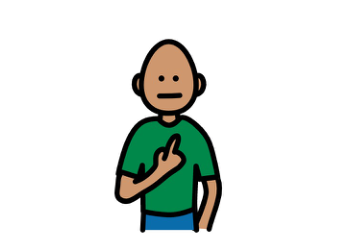
#> input picture assets/global/aac_core/I, me.png, 340 x 243 px
$ python -i generate_bingo.py   (imports and definitions only)
#> lines starting #> are read from the running program, lines starting #| are printed output that depends on the picture; after the words box and inside, x2 and y2 are one past the last pixel; in counts of white or black regions, pixels touching at a corner belong together
#!/usr/bin/env python3
"""Generate Bingo Level PDFs for Brown Bear theme.

Outputs per-level PDFs (Levels 1-5) in both color and B&W modes.
- Level 1: 3x3 grid, real photos (player + caller), FREE center
- Level 2: 3x4 grid, player icons (no text); caller icons (no text)
- Level 3: 3x4 grid, player real photos; caller icons
- Level 4: 4x4 grid, player real photos + words; caller icons
- Level 5: 4x4 grid, text-only (player + caller)

Each level PDF contains 8 unique cards + 1 calling cards page.

Output:
  samples/brown_bear/bingo/brown_bear_bingo_level{N}_{mode}.pdf
Also copies to review_pdfs/ for convenience.
"""

from __future__ import annotations

import io
import random
import shutil
from dataclasses import dataclass
from pathlib import Path

from PIL import Image, ImageChops, ImageDraw, ImageFont, ImageOps
from reportlab.lib.pagesizes import letter
from reportlab.lib.utils import ImageReader
from reportlab.pdfgen import canvas

from utils.sws_design import apply_small_wins_frame


# [1 line that did not run here, left out]
DPI = 300


_FONT_COMIC = "C:/Windows/Fonts/comic.ttf"
_FONT_COMIC_BOLD = "C:/Windows/Fonts/comicbd.ttf"
_FONT_ARIAL = "C:/Windows/Fonts/arial.ttf"
_FONT_ARIAL_BOLD = "C:/Windows/Fonts/arialbd.ttf"

TITLE_BLUE = "#2B4C7E"
NAVY_BLUE = "#1E3A5F"
STEEL_BLUE = "#5B7AA0"
PURPLE = "#6B5BE2"
LIGHT_BLUE = "#EEF4FB"


LEVEL_COLORS = {
    1: "#FF8C42",
    2: "#4A90E2",
    3: "#7CB342",
    4: "#9C27B0",
    5: "#E74C3C",
}


def hex_to_rgb(h: str):
    h = h.lstrip('#')
    return tuple(int(h[i:i+2], 16) for i in (0, 2, 4))


# [64 lines left out: functions _display_name, _load_fonts, _wrap_text, not called in this run]


def _text_size(draw: ImageDraw.ImageDraw, text: str, font: ImageFont.ImageFont) -> tuple[int, int]:
    bbox = draw.textbbox((0, 0), text, font=font)
    return (bbox[2] - bbox[0], bbox[3] - bbox[1])


# [47 lines left out: functions _fit_font, _resize_cover, not called in this run]


@dataclass(frozen=True)
class BingoLevelSpec:
    level: int
    rows: int
    cols: int
    images: str  # 'icons' | 'real' | 'none'
    calling_images: str | None  # 'icons' | 'real' | None (defaults to player images)
    calling_style: str | None  # None | 'large_text_small_icon'
    words: bool
    free_center: bool
    label: str


LEVEL_SPECS: dict[int, BingoLevelSpec] = {
    1: BingoLevelSpec(1, 3, 3, 'real', None, None, False, True, 'Real_Photos'),
    2: BingoLevelSpec(2, 3, 4, 'icons', 'icons', None, False, False, 'Icons_Only'),
    3: BingoLevelSpec(3, 3, 4, 'real', 'icons', None, False, False, 'Real_Photos'),
    4: BingoLevelSpec(4, 4, 4, 'icons_with_labels', 'icons_with_labels', None, True, False, 'Icons_With_Labels'),
    5: BingoLevelSpec(5, 4, 4, 'none', None, None, True, False, 'Text_Only'),
}


# [64 lines left out: functions _load_items, _bear_icon_path, _load_bear_icon, not called in this run]


def _trim_for_max_size(img: Image.Image) -> Image.Image:
    """Crop away transparent/near-white margins so differently-padded assets size consistently."""
    im = img.convert('RGBA')
    r, g, b, a = im.split()

    def _corner_bg_rgb(src: Image.Image) -> tuple[int, int, int]:
        w, h = src.size
        pts = [(0, 0), (w - 1, 0), (0, h - 1), (w - 1, h - 1)]
        rgbs: list[tuple[int, int, int]] = []
        for x, y in pts:
            pr, pg, pb, pa = src.getpixel((x, y))
            if pa > 10:
                rgbs.append((pr, pg, pb))
        if not rgbs:
            return (255, 255, 255)
        rr = sum(p[0] for p in rgbs) // len(rgbs)
        gg = sum(p[1] for p in rgbs) // len(rgbs)
        bb = sum(p[2] for p in rgbs) // len(rgbs)
        return (rr, gg, bb)

    # Base opaque mask.
    opaque = a.point(lambda v: 255 if v > 10 else 0)

    # Trim transparent padding first.
    bbox_alpha = opaque.getbbox()
    work = im.crop(bbox_alpha) if bbox_alpha else im

    # Try trimming solid background padding (even if not white) using a corner-estimated bg color.
    bg_rgb = _corner_bg_rgb(work)
    bg_img = Image.new('RGB', work.size, bg_rgb)
    work_rgb = work.convert('RGB')
    diff = ImageChops.difference(work_rgb, bg_img).convert('L')

    # Keep pixels that differ from bg by a small threshold.
    diff = diff.point(lambda v: 255 if v > 18 else 0)

    # Also require opacity (avoid pulling in transparent pixels).
    work_a = work.split()[3]
    work_opaque = work_a.point(lambda v: 255 if v > 10 else 0)
    fg = ImageChops.multiply(diff, work_opaque)

    bbox = fg.getbbox()
    if bbox is None:
        # Fallback: trim near-white (helps some Boardmaker exports)
        rr, gg, bb, aa = work.split()
        not_white_r = rr.point(lambda v: 255 if v < 245 else 0)
        not_white_g = gg.point(lambda v: 255 if v < 245 else 0)
        not_white_b = bb.point(lambda v: 255 if v < 245 else 0)
        not_white = ImageChops.lighter(not_white_r, ImageChops.lighter(not_white_g, not_white_b))
        fg2 = ImageChops.multiply(not_white, work_opaque)
        bbox = fg2.getbbox()

    if bbox is None:
        return work

    return work.crop(bbox)


# [858 lines left out: functions _draw_bingo_card, _draw_bingo_storage_labels_page, generate_bingo_storage_labels_pdf, _draw_bingo_cover, _calling_cards_per_page, _draw_calling_cards and 2 more, not called in this run]


# [2 lines not run here, left out]

>>> from PIL import Image
>>> picture = Image.open('assets/global/aac_core/I, me.png')
#> picture is the input picture: PIL image 340x243 RGB; mean R, G, B 222.3, 227.4, 222.9
>>> result = _trim_for_max_size(picture)
#> in _trim_for_max_size, `r, g, b, a = im.split()`:
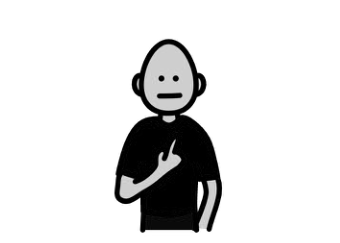
#> r: PIL image 340x243 L; min 0, max 255, mean 222.3
#> in _trim_for_max_size, `r, g, b, a = im.split()`:
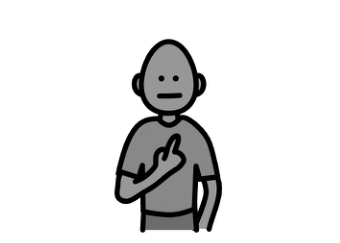
#> g: PIL image 340x243 L; min 0, max 255, mean 227.4
#> in _trim_for_max_size, `r, g, b, a = im.split()`:
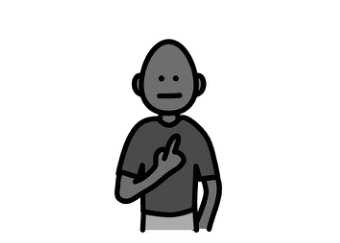
#> b: PIL image 340x243 L; min 0, max 255, mean 222.9
#> in _trim_for_max_size, `r, g, b, a = im.split()`: a: PIL image 340x243 L; every value is 255
#> in _trim_for_max_size, `bbox_alpha = opaque.getbbox()`: bbox_alpha = (0, 0, 340, 243)
#> after the loop in _corner_bg_rgb, `for x, y in pts:`: rgbs = [(255, 255, 255), (255, 255, 255), (255, 255, 255), (255, 255, 255)]
#> in _corner_bg_rgb, `rr = sum(p[0] for p in rgbs) // len(rgbs)`: rr = 255
#> in _trim_for_max_size, `bg_rgb = _corner_bg_rgb(work)`: bg_rgb = (255, 255, 255)
#> in _trim_for_max_size, `bg_img = Image.new('RGB', work.size, bg_rgb)`: bg_img: PIL image 340x243 RGB; every value is 255
#> in _trim_for_max_size, `diff = ImageChops.difference(work_rgb, bg_img).convert('L')`:
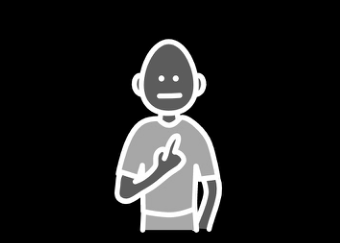
#> diff: PIL image 340x243 L; min 0, max 255, mean 29.6
#> in _trim_for_max_size, `diff = diff.point(lambda v: 255 if v > 18 else 0)`:
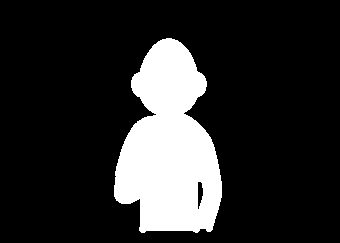
#> diff: PIL image 340x243 L; 17.2% white; 1 white region, box (x1, y1, x2, y2) and area: (114, 38, 222, 233) 14201
#> in _trim_for_max_size, `bbox = fg.getbbox()`: bbox = (114, 38, 222, 233)
#> in _trim_for_max_size, `return work.crop(bbox)`:
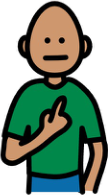
#> returned value: PIL image 108x195 RGBA; mean R, G, B, A 126.7, 146.9, 129.1, 255

$ run again, on assets/global/aac_core_text/choose.png
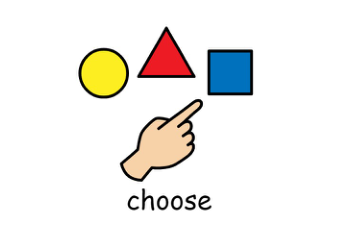
#> input picture assets/global/aac_core_text/choose.png, 340 x 243 px
#> picture is the input picture: PIL image 340x243 RGB; mean R, G, B 241.2, 239.1, 235.5
#> a: PIL image 340x243 L; every value is 255
#> bbox_alpha = (0, 0, 340, 243)
#> after the loop in _corner_bg_rgb, `for x, y in pts:`: rgbs = [(255, 255, 255), (255, 255, 255), (255, 255, 255), (255, 255, 255)]
#> rr = 255
#> bg_rgb = (255, 255, 255)
#> bg_img: PIL image 340x243 RGB; every value is 255
#> in _trim_for_max_size, `diff = diff.point(lambda v: 255 if v > 18 else 0)`:
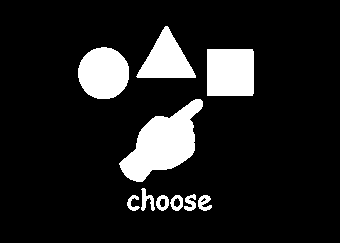
#> diff: PIL image 340x243 L; 12.4% white; 10 white regions, largest, box (x1, y1, x2, y2) and area: (119, 99, 203, 182) 3514, (207, 49, 254, 96) 2205, (78, 47, 129, 99) 2103
#> bbox = (78, 26, 254, 211)
#> in _trim_for_max_size, `return work.crop(bbox)`:
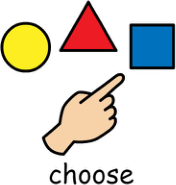
#> returned value: PIL image 176x185 RGBA; mean R, G, B, A 219.9, 214.7, 205.6, 255

$ run again, on assets/global/aac_core_text/dont_know.png
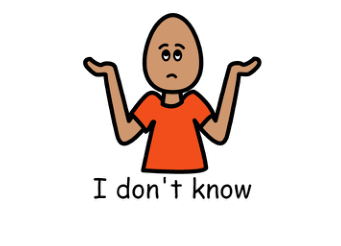
#> input picture assets/global/aac_core_text/dont_know.png, 341 x 246 px
#> picture is the input picture: PIL image 341x246 RGB; mean R, G, B 236, 225.5, 220.9
#> a: PIL image 341x246 L; every value is 255
#> bbox_alpha = (0, 0, 341, 246)
#> after the loop in _corner_bg_rgb, `for x, y in pts:`: rgbs = [(255, 255, 255), (255, 255, 255), (255, 255, 255), (255, 255, 255)]
#> rr = 255
#> bg_rgb = (255, 255, 255)
#> bg_img: PIL image 341x246 RGB; every value is 255
#> in _trim_for_max_size, `diff = diff.point(lambda v: 255 if v > 18 else 0)`:
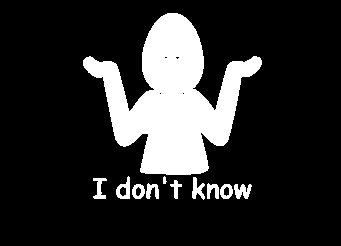
#> diff: PIL image 341x246 L; 17.6% white; 11 white regions, largest, box (x1, y1, x2, y2) and area: (83, 13, 262, 175) 13518, (234, 184, 252, 199) 178, (116, 176, 130, 199) 171
#> bbox = (83, 13, 262, 200)
#> in _trim_for_max_size, `return work.crop(bbox)`:
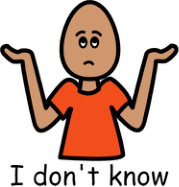
#> returned value: PIL image 179x187 RGBA; mean R, G, B, A 207.4, 181.1, 169.6, 255

$ run again, on assets/global/colours/black.png
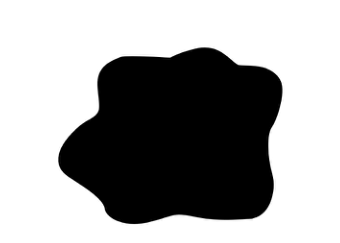
#> input picture assets/global/colours/black.png, 340 x 243 px
#> picture is the input picture: PIL image 340x243 RGB; min 0, max 255, mean 161.7
#> a: PIL image 340x243 L; every value is 255
#> bbox_alpha = (0, 0, 340, 243)
#> after the loop in _corner_bg_rgb, `for x, y in pts:`: rgbs = [(255, 255, 255), (255, 255, 255), (255, 255, 255), (255, 255, 255)]
#> rr = 255
#> bg_rgb = (255, 255, 255)
#> bg_img: PIL image 340x243 RGB; every value is 255
#> in _trim_for_max_size, `diff = diff.point(lambda v: 255 if v > 18 else 0)`:
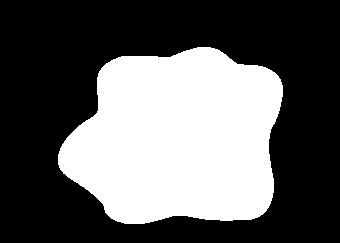
#> diff: PIL image 340x243 L; 37.1% white; 1 white region, box (x1, y1, x2, y2) and area: (58, 47, 283, 224) 30681
#> bbox = (58, 47, 283, 224)
#> in _trim_for_max_size, `return work.crop(bbox)`:
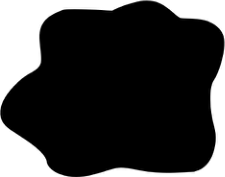
#> returned value: PIL image 225x177 RGBA; mean R, G, B, A 61.4, 61.4, 61.4, 255
